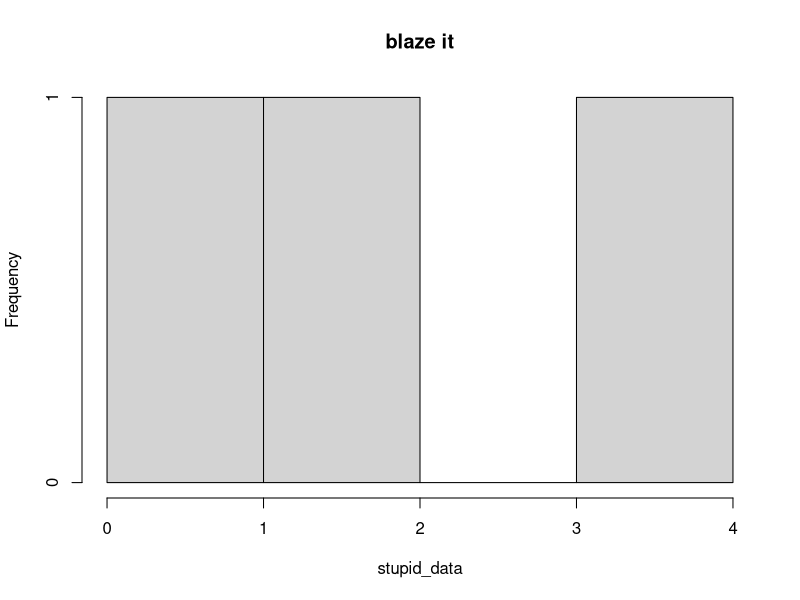

Generate this figure with R:
## ---- chunk 1
knitr::opts_chunk$set(echo = TRUE)
library(tidyverse)
## ---- chunk 2
### In this code chunk, start with the diamonds dataset (built in to
### ggplot2 package) and create a plot of price vs. carat (or some other
### variables of your choice)


## ---- chunk 3
### In this code chunk, start with the diamonds dataset (built in to
### ggplot2 package) and create a subset based on filtering, e.g., 
### size greater than 1 carat or cut is "Ideal"

stupid_data <- c(4,2,0)
hist(stupid_data, main ="blaze it")

## ---- chunk 4
### Both partners - delete this comment, then write some code here
### to plot, summarize, calculate something simple using the diamonds
### dataset.


## ---- chunk 5
### Both partners - delete this comment, then write some code here
### to plot, summarize, calculate something simple using the diamonds
### dataset.


